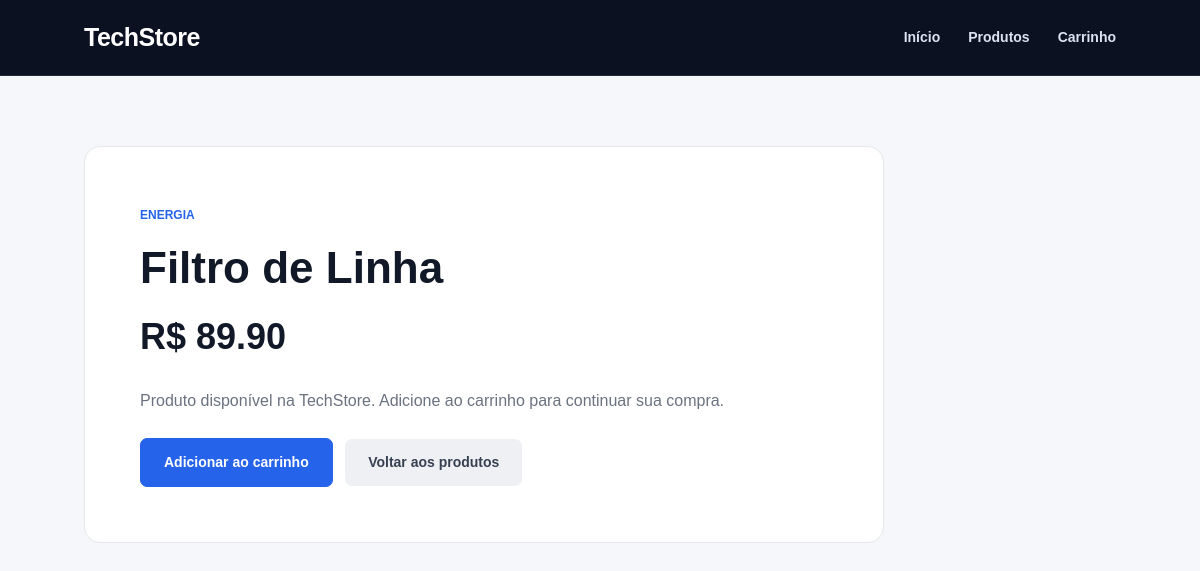
The app's page /produto/30 with its own data.
### tables this page shows
CREATE TABLE produtos (
    id INTEGER PRIMARY KEY AUTOINCREMENT,
    nome TEXT NOT NULL,
    preco REAL NOT NULL,
    categoria TEXT NOT NULL
);

### app.py (the view)
@app.route("/produto/<int:produto_id>")
def produto(produto_id):
    produto = buscar_produto(produto_id)
    if not produto:
        return "Produto não encontrado", 404
    return render_template(
        "produto.html",
        produto=produto
    )

### app.py (called while the page is built)
def conectar_banco():
    conexao = sqlite3.connect("loja.db")
    conexao.row_factory = sqlite3.Row
    return conexao

def buscar_produto(produto_id):
    conexao = conectar_banco()
    cursor = conexao.cursor()
    cursor.execute(
        """
        SELECT *
        FROM produtos
        WHERE id = ?
        """,
        (produto_id,)
    )
    produto = cursor.fetchone()
    conexao.close()
    return produto

### templates/produto.html (shortened to what this page needs)
<!DOCTYPE html>
<html lang="pt-BR">
<head>
    <link
        rel="stylesheet"
        href="{{ url_for('static', filename='style.css') }}"
    >
</head>
<body>
<header>
    <h1>TechStore</h1>
    <nav>
        <a href="/">Início</a>
        <a href="/produtos">
            Produtos
        </a>
        <a href="/carrinho">
            Carrinho
        </a>
    </nav>
</header>
<main>
    <div class="produto-detalhe">
        <span>
            {{ produto["categoria"] }}
        </span>
        <h2>
            {{ produto["nome"] }}
        </h2>
        <p class="preco grande">
            R$ {{ "%.2f"|format(produto["preco"]) }}
        </p>
        <p>
            Produto disponível na TechStore.
            Adicione ao carrinho para continuar sua compra.
        </p>
        <a
            class="botao"
            href="/adicionar/{{ produto['id'] }}"
        >
            Adicionar ao carrinho
        </a>
        <a
            class="botao-secundario"
            href="/produtos"
        >
            Voltar aos produtos
        </a>
    </div>
</main>
</body>
</html>

### static/style.css (style rules this page uses)
* { margin: 0; padding: 0; box-sizing: border-box; }
html { scroll-behavior: smooth; }
body { font-family: Arial, Helvetica, sans-serif; background: #f6f7fb; color: #111827; line-height: 1.5; }
a { transition: 0.2s; }
header { background: #0b1120; color: white; min-height: 76px; padding: 0 7%; display: flex; justify-content: space-between; align-items: center; border-bottom: 1px solid #1f2937; }
header h1 { font-size: 25px; letter-spacing: -0.5px; }
nav { display: flex; align-items: center; gap: 28px; }
nav a { color: #dbe3f0; text-decoration: none; font-size: 14px; font-weight: 600; }
main { width: 86%; max-width: 1250px; margin: auto; padding: 70px 0; }
.botao { display: inline-block; background: #2563eb; color: white; text-decoration: none; padding: 13px 23px; border-radius: 7px; font-size: 14px; font-weight: bold; border: 1px solid #2563eb; }
.botao-secundario { display: inline-block; color: #374151; background: #eef0f4; text-decoration: none; padding: 13px 23px; border-radius: 7px; font-size: 14px; font-weight: bold; margin-left: 8px; }
.preco { font-size: 25px; font-weight: bold; color: #111827; margin-bottom: 22px; }
.produto-detalhe { background: white; max-width: 800px; padding: 55px; border: 1px solid #e5e7eb; border-radius: 16px; }
.produto-detalhe span { color: #2563eb; font-size: 12px; font-weight: bold; text-transform: uppercase; }
.produto-detalhe h2 { font-size: 44px; line-height: 1.1; margin: 18px 0; }
.produto-detalhe p { color: #6b7280; margin-bottom: 25px; }
.produto-detalhe .preco { color: #111827; }
.grande { font-size: 36px; }

### records on screen
produtos: categoria "ENERGIA", nome "Filtro de Linha", preco "89.90"
